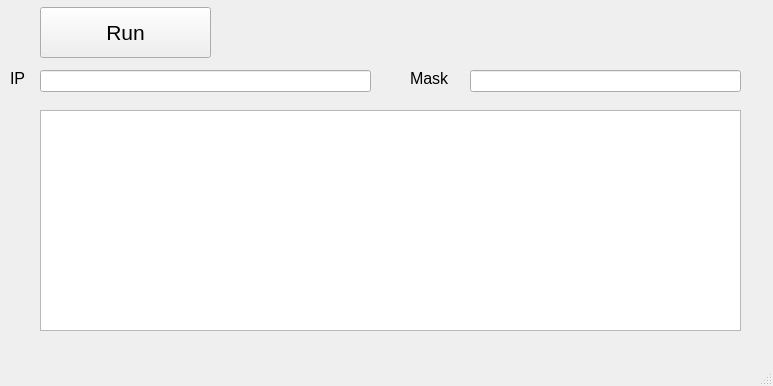
<?xml version="1.0" encoding="UTF-8"?>
<ui version="4.0">
 <class>MainWindow</class>
 <widget class="QMainWindow" name="MainWindow">
  <property name="geometry">
   <rect>
    <x>0</x>
    <y>0</y>
    <width>773</width>
    <height>386</height>
   </rect>
  </property>
  <property name="windowTitle">
   <string>MainWindow</string>
  </property>
  <widget class="QWidget" name="centralwidget">
   <widget class="QPushButton" name="runBtn">
    <property name="geometry">
     <rect>
      <x>40</x>
      <y>7</y>
      <width>171</width>
      <height>51</height>
     </rect>
    </property>
    <property name="font">
     <font>
      <pointsize>16</pointsize>
     </font>
    </property>
    <property name="text">
     <string>Run</string>
    </property>
   </widget>
   <widget class="QLineEdit" name="ipLine">
    <property name="geometry">
     <rect>
      <x>40</x>
      <y>70</y>
      <width>331</width>
      <height>22</height>
     </rect>
    </property>
   </widget>
   <widget class="QLineEdit" name="maskLine">
    <property name="geometry">
     <rect>
      <x>470</x>
      <y>70</y>
      <width>271</width>
      <height>22</height>
     </rect>
    </property>
   </widget>
   <widget class="QLabel" name="label">
    <property name="geometry">
     <rect>
      <x>10</x>
      <y>70</y>
      <width>21</width>
      <height>16</height>
     </rect>
    </property>
    <property name="font">
     <font>
      <pointsize>12</pointsize>
     </font>
    </property>
    <property name="text">
     <string>IP</string>
    </property>
   </widget>
   <widget class="QLabel" name="label_2">
    <property name="geometry">
     <rect>
      <x>410</x>
      <y>70</y>
      <width>51</width>
      <height>16</height>
     </rect>
    </property>
    <property name="font">
     <font>
      <pointsize>12</pointsize>
     </font>
    </property>
    <property name="text">
     <string>Mask</string>
    </property>
   </widget>
   <widget class="QTableWidget" name="tableWidget">
    <property name="geometry">
     <rect>
      <x>40</x>
      <y>110</y>
      <width>701</width>
      <height>221</height>
     </rect>
    </property>
   </widget>
  </widget>
  <widget class="QMenuBar" name="menubar">
   <property name="geometry">
    <rect>
     <x>0</x>
     <y>0</y>
     <width>773</width>
     <height>26</height>
    </rect>
   </property>
  </widget>
  <widget class="QStatusBar" name="statusbar"/>
 </widget>
 <resources/>
 <connections/>
</ui>
